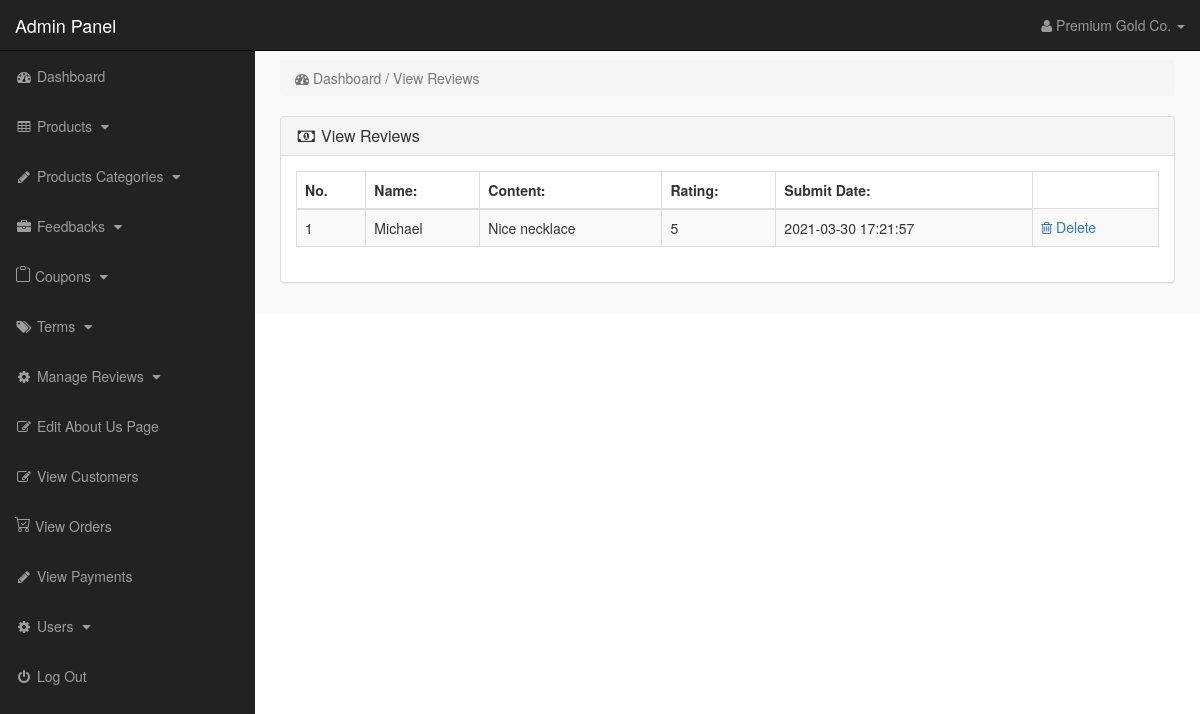
Screenshot of /admin_area/index.php?view_reviews (signed in) with the database file from the repository.
### tables this page shows
CREATE TABLE `reviews` (
  `id` int(11) NOT NULL,
  `page_id` int(11) NOT NULL,
  `name` varchar(255) NOT NULL,
  `content` text NOT NULL,
  `rating` tinyint(1) NOT NULL,
  `submit_date` datetime NOT NULL DEFAULT current_timestamp(),
  `approved` int(11) NOT NULL
);

### admin_area/view_reviews.php (the view, shortened to what this page needs)
<?php
if(!isset($_SESSION['admin_email'])){
echo "<script>window.open('login.php','_self')</script>";
}
else {
?>
<div class="row">
<div class="col-lg-12">
<ol class="breadcrumb">
<li class="active">
<i class="fa fa-dashboard"></i> Dashboard / View Reviews
</li>
</ol>
</div>
</div>
<div class="row">
<div class="col-lg-12">
<div class="panel panel-default">
<div class="panel-heading">
<h3 class="panel-title">
<i class="fa fa-money fa-fw"></i> View Reviews
</h3>
</div>
<div class="panel-body">
<div class="table-responsive">
<table class="table table-bordered table-hover table-striped">
<thead>
<tr>
<th>No.</th>
<th>Name:</th>
<th>Content:</th>
<th>Rating:</th>
<th>Submit Date:</th>
</tr>
</thead>
<tbody>
<?php
$i = 0;
$get_reviews = "select * from reviews WHERE approved = '1'";
$run_reviews = mysqli_query($con,$get_reviews);
while ($row_reviews = mysqli_fetch_array($run_reviews)) {
$review_id = $row_reviews['id'];
$review_name = $row_reviews['name'];
$review_content = $row_reviews['content'];
$review_rating = $row_reviews['rating'];
$submit_date = $row_reviews['submit_date'];
$i++;
?>
<tr>
<td><?php echo $i; ?></td>
<td  ><?php echo $review_name; ?></td>
<td><?php echo $review_content; ?></td>
<td><?php echo $review_rating; ?></td>
<td><?php echo $submit_date; ?></td>
<td>
<a href="index.php?delete_reviews=<?php echo $review_id; ?>" >
<i class="fa fa-trash-o" ></i> Delete
</a>
</td>
</tr>
<?php } ?>
</tbody>
</table>
</div>
</div>
</div>
</div>
</div>
<?php } ?>

### admin_area/includes/sidebar.php (shortened to what this page needs)
<?php
if(!isset($_SESSION['admin_email'])){
echo "<script>window.open('login.php','_self')</script>";
}
else {
?>
<nav class="navbar navbar-inverse navbar-fixed-top" >
<div class="navbar-header" >
<a class="navbar-brand" href="index.php?dashboard" >Admin Panel</a>
</div>
<ul class="nav navbar-right top-nav" >
<li class="dropdown" >
<a href="#" class="dropdown-toggle" data-toggle="dropdown" >
<i class="fa fa-user" ></i>
<?php echo $admin_name; ?> <b class="caret" ></b>
</a>
</li>
</ul>
<div class="collapse navbar-collapse navbar-ex1-collapse">
<ul class="nav navbar-nav side-nav">
<li>
<a href="index.php?dashboard">
<i class="fa fa-fw fa-dashboard"></i> Dashboard
</a>
</li>
<li>
<a href="#" data-toggle="collapse" data-target="#products">
<i class="fa fa-fw fa-table"></i> Products
<i class="fa fa-fw fa-caret-down"></i>
</a>
</li>
<li>
<a href="#" data-toggle="collapse" data-target="#p_cat">
<i class="fa fa-fw fa-pencil"></i> Products Categories
<i class="fa fa-fw fa-caret-down"></i>
</a>
</li>
<li>
<a href="#" data-toggle="collapse" data-target="#store">
<i class="fa fa-fw fa-briefcase"></i> Feedbacks
<i class="fa fa-fw fa-caret-down"></i>
</a>
</li>
<li>
<a href="#" data-toggle="collapse" data-target="#coupons">
<i class=""></i> Coupons
<i class="fa fa-fw fa-caret-down"></i>
</a>
</li>
<li>
<a href="#" data-toggle="collapse" data-target="#terms" >
<i class="fa fa-fw fa-tags"></i> Terms
<i class="fa fa-fw fa-caret-down"></i>
</a>
</li>
<li>
<a href="#" data-toggle="collapse" data-target="#users">
<i class="fa fa-fw fa-gear"></i> Manage Reviews
<i class="fa fa-fw fa-caret-down"></i>
</a>
</li>
<li>
<a href="index.php?edit_about_us">
<i class="fa fa-fw fa-edit"></i> Edit About Us Page
</a>
</li>
<li>
<a href="index.php?view_customers">
<i class="fa fa-fw fa-edit"></i> View Customers
</a>
</li>
<li>
<a href="index.php?view_orders">
<i class="bi bi-cart-check"></i> View Orders
</a>
</li>
<li>
<a href="index.php?view_payments">
<i class="fa fa-fw fa-pencil"></i> View Payments
</a>
</li>
<li>
<a href="#" data-toggle="collapse" data-target="#users">
<i class="fa fa-fw fa-gear"></i> Users
<i class="fa fa-fw fa-caret-down"></i>
</a>
</li>
<li>
<a href="logout.php">
<i class="fa fa-fw fa-power-off"></i> Log Out
</a>
</li>
</ul>
</div>
</nav>
<?php } ?>

### admin_area/css/style.css (style rules this page uses)
body { margin-top:100px; }
@media (min-width: 768px) { body { margin-top:50px; } }
.top-nav { padding:0 15px; }
.top-nav>li { display:inline-block; float:left; }
.top-nav>li>a { padding-top:15px; padding-bottom:15px; line-height:20px; color:#999; }
@media (min-width: 768px) { .side-nav { position:fixed; top:51px; width:255px; border-radius:0; overflow-y:auto; background-color: #222; bottom:0; overflow-x:hidden; padding-bottom:40px; } }
@media (min-width: 768px) { .side-nav>li>a { width:255px; } }
.panel-body { border-radius:5px; }

### rows the page displays
reviews: name "Michael", content "Nice necklace", rating "5", submit_date "2021-03-30 17:21:57"

### other values shown
$admin_name "Premium Gold Co."
